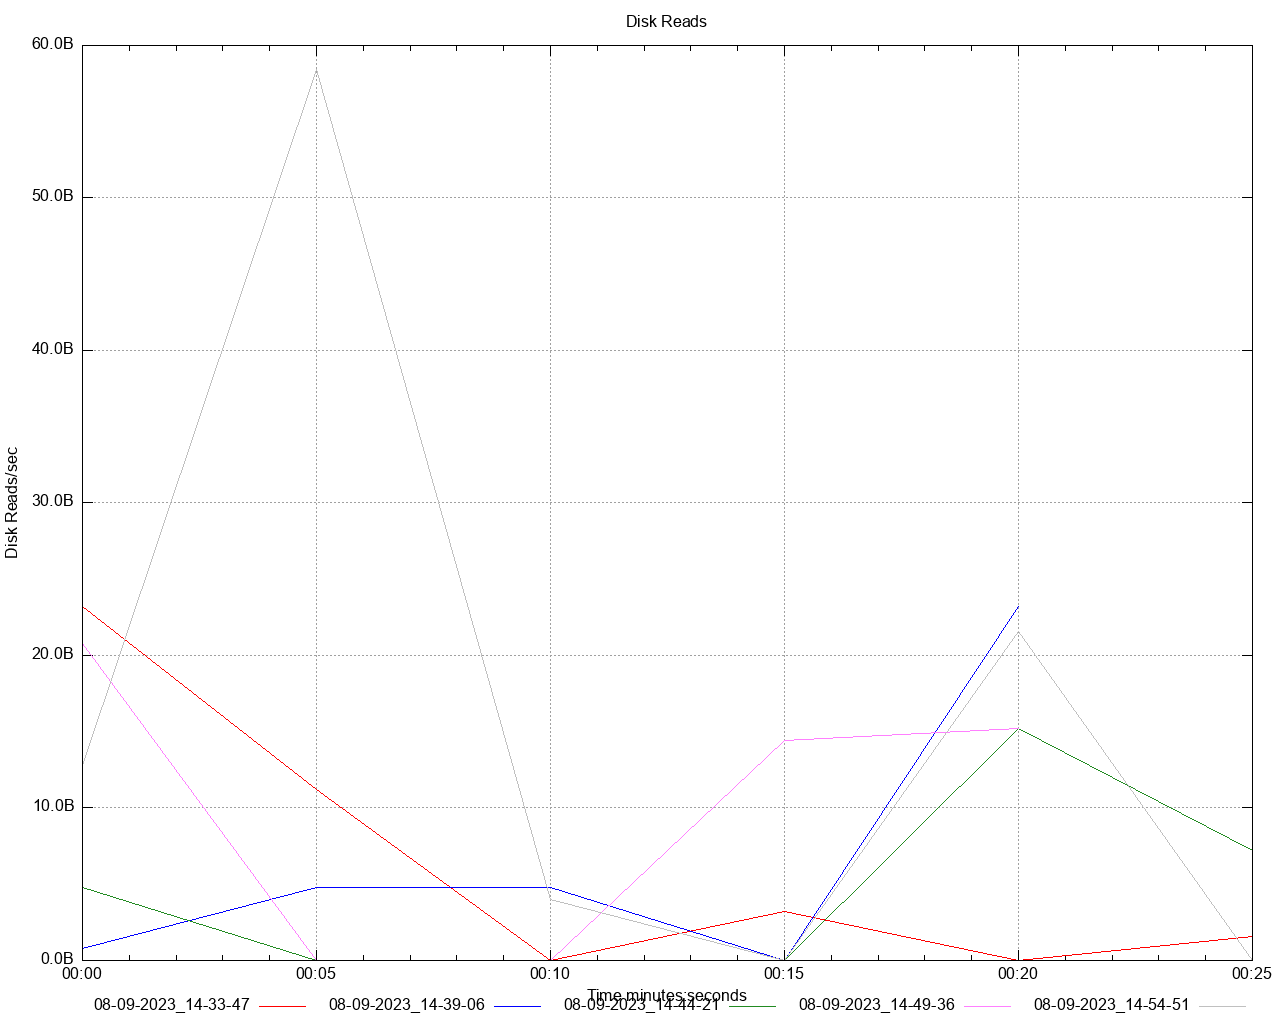

This chart was generated by the following gnuplot code:
set title 'Disk Reads' noenhanced
set style data lines
set datafile separator ","
set terminal png size 1280,1024
set grid
set key below
set xdata time
set timefmt "%s"
offset = 0
t0(x)=(offset=($0==0) ? x : offset, x - offset)
set xlabel 'Time minutes:seconds'
set ylabel 'Disk Reads/sec'
set format y '%.1s%cB'
set output '/Users/gbarnett/git/hazelcast-simulator/atomiclong-3node-member/atomicreference/dstat/disk_read_A1.png'
plot \
   '/Users/gbarnett/git/hazelcast-simulator/atomiclong-3node-member/atomicreference/data/disk_read_A1_1.data' using (t0(timecolumn(1))):2 title "08-09-2023_14-33-47" noenhanced lt rgb "red", \
   '/Users/gbarnett/git/hazelcast-simulator/atomiclong-3node-member/atomicreference/data/disk_read_A1_2.data' using (t0(timecolumn(1))):2 title "08-09-2023_14-39-06" noenhanced lt rgb "blue", \
   '/Users/gbarnett/git/hazelcast-simulator/atomiclong-3node-member/atomicreference/data/disk_read_A1_3.data' using (t0(timecolumn(1))):2 title "08-09-2023_14-44-21" noenhanced lt rgb "forest-green", \
   '/Users/gbarnett/git/hazelcast-simulator/atomiclong-3node-member/atomicreference/data/disk_read_A1_4.data' using (t0(timecolumn(1))):2 title "08-09-2023_14-49-36" noenhanced lt rgb "orchid", \
   '/Users/gbarnett/git/hazelcast-simulator/atomiclong-3node-member/atomicreference/data/disk_read_A1_5.data' using (t0(timecolumn(1))):2 title "08-09-2023_14-54-51" noenhanced lt rgb "grey", \
